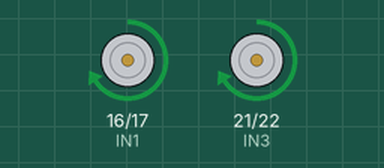
This sketch was run on a simulated ESP32. Shown: motor-driver pin pairs drawn as motors (green arrow = first pin HIGH = forward, orange = second pin HIGH = backward, longer = more drive, scaled by the enable pin).

Above: at 2.5 s.
At 6.95 s:
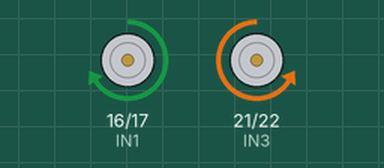
At 10.5 s:
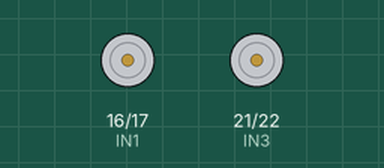
Timing chart, 0 to 15.2 s (numbered marks = the images above):
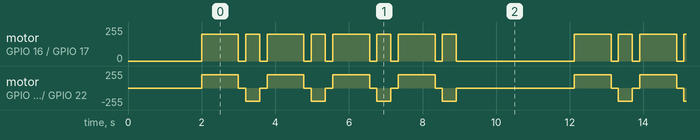

The sketch:

CarMoves.ino
```cpp
// 🤖١ السيارة العادية: حركات مبرمجة + رسم مربع — المحور ٣
// L298N: الأيسر ENA 14 · IN1 16 · IN2 17 — الأيمن ENB 32 · IN3 21 · IN4 22
const int ENA = 14, IN1 = 16, IN2 = 17;
const int ENB = 32, IN3 = 21, IN4 = 22;
const int SPEED = 200;
const int TURN90 = 380;   // زمن استدارة ٩٠ درجة بالمللي ثانية: اضبطه لسيارتك
int trimL = 0, trimR = 0; // معايرة: إن انحرفت السيارة يمينًا أنقص trimL قليلًا

void motors(int l, int r) {
  l = constrain(l + (l ? trimL : 0), -255, 255);
  r = constrain(r + (r ? trimR : 0), -255, 255);
  digitalWrite(IN1, l > 0); digitalWrite(IN2, l < 0); ledcWrite(ENA, abs(l));
  digitalWrite(IN3, r > 0); digitalWrite(IN4, r < 0); ledcWrite(ENB, abs(r));
}

void forward(int ms) { motors(SPEED, SPEED);   delay(ms); }
void back(int ms)    { motors(-SPEED, -SPEED); delay(ms); }
void left(int ms)    { motors(-SPEED, SPEED);  delay(ms); }
void right(int ms)   { motors(SPEED, -SPEED);  delay(ms); }
void stopCar(int ms) { motors(0, 0);           delay(ms); }

void setup() {
  for (int p : {IN1, IN2, IN3, IN4}) pinMode(p, OUTPUT);
  ledcAttach(ENA, 1000, 8);
  ledcAttach(ENB, 1000, 8);
  delay(2000);              // ثانيتان لتضع السيارة على الأرض
}

void loop() {
  for (int i = 0; i < 4; i++) {   // مربع: أمام ثم يمين… أربع مرات
    forward(1000);
    stopCar(200);
    right(TURN90);
    stopCar(200);
  }
  stopCar(3000);
}
```
